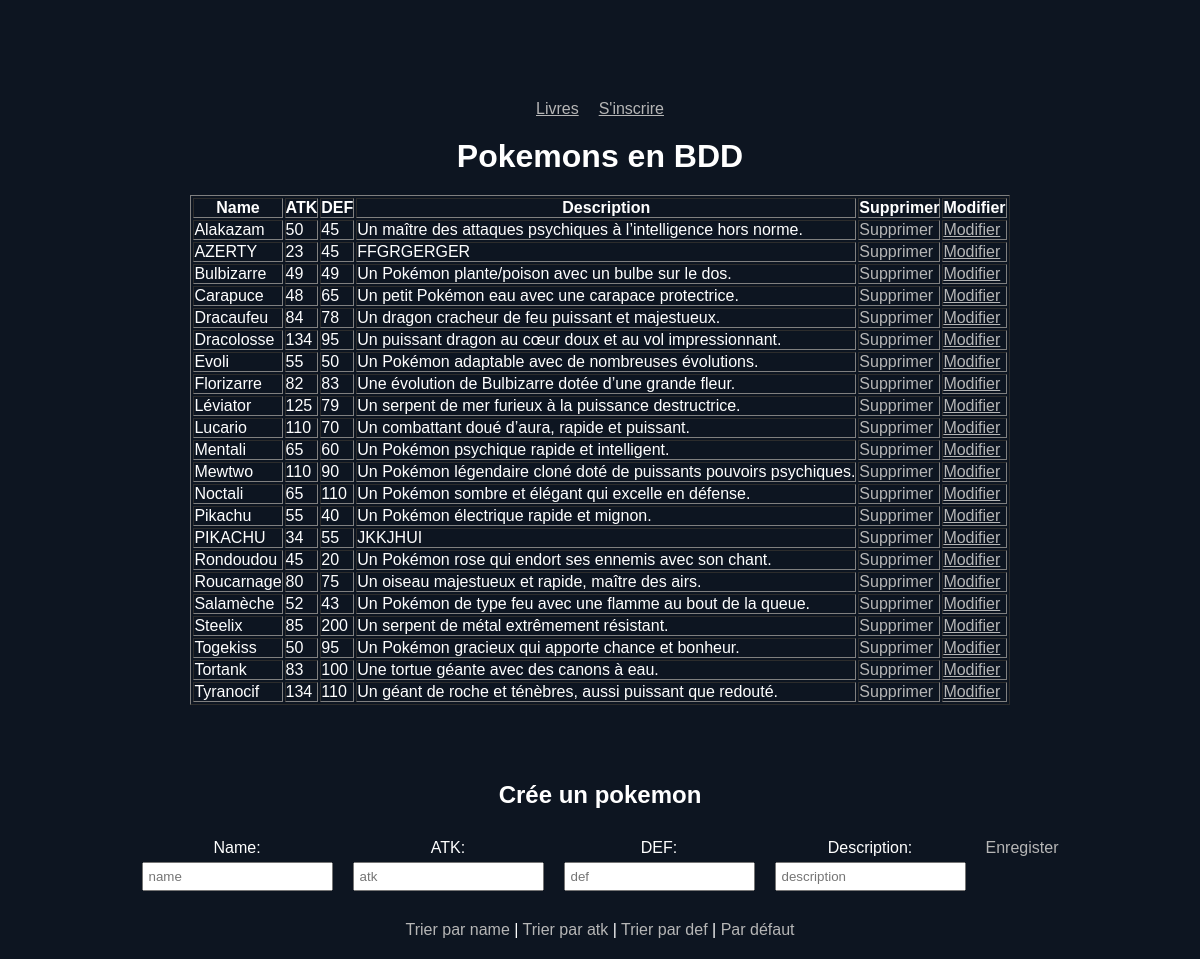
Page /projet-axe/index.php?action=name on the committed database.
### tables this page shows
CREATE TABLE `cards` (
  `idcard` int NOT NULL,
  `name` varchar(100) DEFAULT NULL,
  `atk` int DEFAULT NULL,
  `def` int DEFAULT NULL,
  `description` text
);

### projet-axe/index.php (the view, shortened to what this page needs)
<?php
require_once("connexion.php");
if (isset($_GET['action'])) {
    switch ($_GET['action']) {
        case 'name':
            $stmt = $pdo->query("SELECT * FROM cards ORDER BY name ASC");
            break;
    }
} else {
    $stmt = $pdo->query("SELECT * FROM cards");
}
$cards = $stmt->fetchAll(PDO::FETCH_ASSOC);
?>
<!DOCTYPE html>
<html lang="en">
<head>
    <link rel="stylesheet" href="style.css">
</head>
<body>
<div class="flex">
<a href="../exercices/index.php">Livres</a>
<a href="../exercices/inscription.php">S'inscrire</a>
</div>
<h1>Pokemons en BDD</h1>
<table border="1">
    <thead>
        <th>Name</th>
        <th>ATK</th>
        <th>DEF</th>
        <th>Description</th>
        <th>Supprimer</th>
        <th>Modifier</th>
    </thead>
    <tbody>
        <?php
        foreach ($cards as $card) {
            echo "<tr>";
            echo "<td>" . $card["name"] . "</td>";
            echo "<td>" . $card["atk"] . "</td>";
            echo "<td>" . $card["def"] . "</td>";
            echo "<td>" . $card["description"] . "</td>";
            echo "<td><a class='validation3' data-id='" . $card["idcard"] . "'>Supprimer</a></td>";
            echo "<td><a href='?idcard=" . $card["idcard"] . "&action=modify'>Modifier</a></td>";
            echo "</tr>";
        }
        ?>
    </tbody>
</table>
<br><br>
<form class="form" method="POST">
<h2>Crée un pokemon</h2>
    <div class="create">
        <div class="write">
            <label for="name">Name:</label>
            <input type="text" name="name" id="name" placeholder="name">
        </div>
        <div class="write">
            <label for="atk">ATK:</label>
            <input type="number" name="atk" id="atk" placeholder="atk">
        </div>
        <div class="write">
            <label for="def">DEF:</label>
            <input type="number" name="def" id="def" placeholder="def">
        </div>
        <div class="write">
            <label for="description">Description:</label>
            <input type="text" name="description" id="description" placeholder="description">
        </div>
        <a class="validation">Enregister</a>
    </div>
    <div class="trier">
        <a class="tri" href="?action=name">Trier par name</a> |
        <a class="tri" href="?action=atk">Trier par atk</a> |
        <a class="tri" href="?action=def">Trier par def</a> |
        <a class="tri" href="?action=default">Par défaut</a>
    </div>
</form>
</body>
</html>

### projet-axe/style.css (style rules this page uses)
* { box-sizing: border-box; padding: 0; margin: 0; }
body { font-family: Arial, sans-serif; background-color: #0d1521; color: white; display: flex; flex-direction: column; gap: 20px; padding: 20px; justify-content: center; align-items: center; height: 100%; margin: 0; }
a { color: rgb(182, 182, 182); cursor: pointer; }
.tri { text-decoration: none; }
.form { display: flex; position: relative; gap: 30px; flex-direction: column; text-align: center; }
input { padding: 5px; }
.create { display: flex; gap: 20px; }
.write { display: flex; flex-direction: column; gap: 5px; }
.flex { display: flex; gap: 20px; margin-top: 5rem; }

### rows in the picture
cards: name "Alakazam", atk "50", def "45", description "Un maître des attaques psychiques à l’intelligence hors norme."
cards: name "AZERTY", atk "23", def "45", description "FFGRGERGER"
cards: name "Bulbizarre", atk "49", def "49", description "Un Pokémon plante/poison avec un bulbe sur le dos."
cards: name "Carapuce", atk "48", def "65", description "Un petit Pokémon eau avec une carapace protectrice."
cards: name "Dracaufeu", atk "84", def "78", description "Un dragon cracheur de feu puissant et majestueux."
cards: name "Dracolosse", atk "134", def "95", description "Un puissant dragon au cœur doux et au vol impressionnant."
cards: name "Evoli", atk "55", def "50", description "Un Pokémon adaptable avec de nombreuses évolutions."
cards: name "Florizarre", atk "82", def "83", description "Une évolution de Bulbizarre dotée d’une grande fleur."
cards: name "Léviator", atk "125", def "79", description "Un serpent de mer furieux à la puissance destructrice."
cards: name "Lucario", atk "110", def "70", description "Un combattant doué d’aura, rapide et puissant."
cards: name "Mentali", atk "65", def "60", description "Un Pokémon psychique rapide et intelligent."
cards: name "Mewtwo", atk "110", def "90", description "Un Pokémon légendaire cloné doté de puissants pouvoirs psychiques."
cards: name "Noctali", atk "65", def "110", description "Un Pokémon sombre et élégant qui excelle en défense."
cards: name "Pikachu", atk "55", def "40", description "Un Pokémon électrique rapide et mignon."
cards: name "PIKACHU", atk "34", def "55", description "JKKJHUI"
cards: name "Rondoudou", atk "45", def "20", description "Un Pokémon rose qui endort ses ennemis avec son chant."
cards: name "Roucarnage", atk "80", def "75", description "Un oiseau majestueux et rapide, maître des airs."
cards: name "Salamèche", atk "52", def "43", description "Un Pokémon de type feu avec une flamme au bout de la queue."
cards: name "Steelix", atk "85", def "200", description "Un serpent de métal extrêmement résistant."
cards: name "Togekiss", atk "50", def "95", description "Un Pokémon gracieux qui apporte chance et bonheur."
cards: name "Tortank", atk "83", def "100", description "Une tortue géante avec des canons à eau."
cards: name "Tyranocif", atk "134", def "110", description "Un géant de roche et ténèbres, aussi puissant que redouté."
